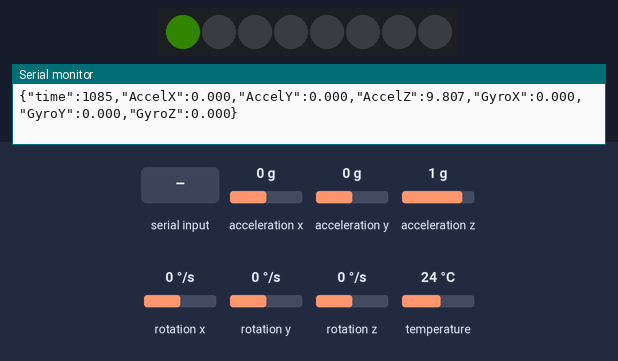
Bench run of a sketch on a simulated Arduino Uno, built with avr-gcc and run on an emulated ATmega328P. Parts: 8 RGB LEDs in strip order, left to right, the last lines printed to the serial monitor. Inputs (shaded band) come from the test bench; at power-on: acceleration x 0 g, acceleration y 0 g, acceleration z 1 g, rotation x 0 °/s, rotation y 0 °/s, rotation z 0 °/s, temperature 24 °C. Dim RGB values are drawn brighter than linear; random numbers use the default seed unless the sketch sets one.

Above: at 1.2 s.
1.3 s: "1" received over the second serial link
At 3.71 s:
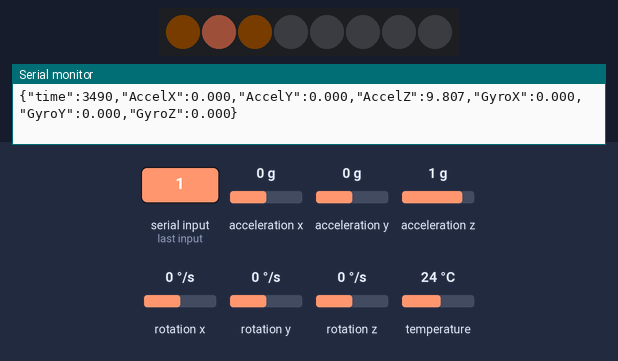
5.7 s: acceleration x set to -0.8 g
8.7 s: "0" received over the second serial link
At 9.02 s:
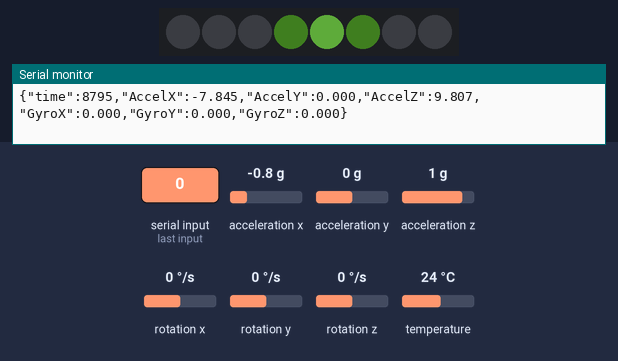
11.7 s: acceleration x set to 0 g
14.7 s: "2" received over the second serial link
At 16.36 s:
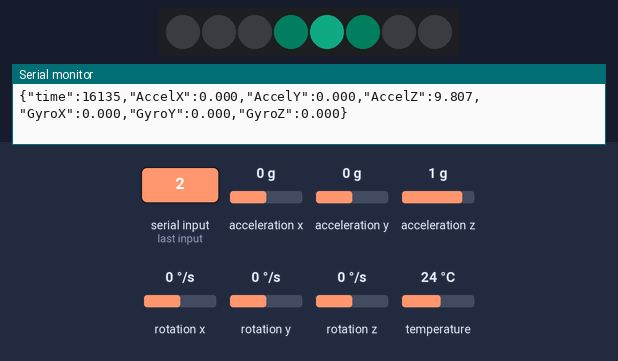
Timing chart, 0 to 23.6 s (numbered marks = the images above; inputs shaded):
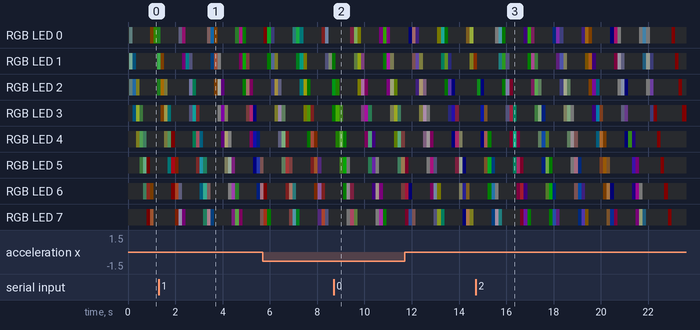

The sketch:

SmartTennis.ino
```cpp
unsigned long time_now = 0;

// #include <Kalman.h>
#include <Wire.h>
#include <Math.h>
#include <SoftwareSerial.h>
#include <Adafruit_NeoPixel.h>
#include <Adafruit_MPU6050.h>

Adafruit_MPU6050 mpu;

Adafruit_NeoPixel led = Adafruit_NeoPixel(8, 6, NEO_GRB + NEO_KHZ800);
SoftwareSerial EEBlue(10, 11); // RX | TX

void setup() {
  Serial.begin(9600); //初始化串口，指定波特率
  EEBlue.begin(9600);
  Wire.begin(); //初始化Wire库
  led.begin();  // 打开led
  led.setBrightness(50); // 设置led的亮度为50，最大为255

  // Try to initialize!
  if (!mpu.begin()) {
    Serial.println("Failed to find MPU6050 chip");
  }
  mpu.setAccelerometerRange(MPU6050_RANGE_16_G);
  mpu.setGyroRange(MPU6050_RANGE_250_DEG);
  mpu.setFilterBandwidth(MPU6050_BAND_21_HZ);

}

uint32_t frame = 0;

uint8_t LEDMode = 0;    //LED模式
uint8_t red=0;
uint8_t green=0;
uint8_t blue=0;

uint32_t BTConn = 25;  //蓝牙连接状态心跳包

void LEDShow(){
  int speed = 10;    //数值越大呼吸越慢
  switch (LEDMode){
    //跑马灯模式
    case 0:{
      //熄灭全部
      for (uint16_t i = 0; i < 8; i++) {
        led.setPixelColor(i, led.Color(0, 0, 0));
      }
      if(BTConn < 50){
        red = rand() % 256;    // 红色随机值
        green  = rand() % 256; // 绿色随机值
        blue = rand() % 256;   // 蓝色随机值
      }else{
        red = 30;
        green  = 0;
        blue = 0;
      }

      // 转圈圈
      led.setPixelColor(frame % 8, led.Color(red / 10, green / 10, blue / 10));
      led.setPixelColor((frame + 1) % 8, led.Color(red, green, blue));
      led.setPixelColor((frame + 2) % 8, led.Color(red / 10, green / 10, blue / 10));

      led.show();
      break;
    };
    case 1:{
      //呼吸灯模式
      for (uint16_t i = 0; i < 8; i++) {
        uint8_t color;
        if(millis() / (speed *100) % 2){
          color = millis()/speed%100;
        }else{
          color = 100 - millis()/20%100;
        }
        if(BTConn < 50){
          led.setPixelColor(i, led.Color(0, color, 0));
        }else{
          led.setPixelColor(i, led.Color(color, 0, 0));
        }

      }

      led.show();
      break;
    }
  }
}

void loop() {
  int period = 50;

  if(millis() > time_now + period){
    time_now = millis();
    BTConn++;
    LEDShow();
      /* Get new sensor events with the readings */
    sensors_event_t a, g, temp;
    mpu.getEvent(&a, &g, &temp);
    String str = "{\"time\":";
    str.concat(String(time_now));
    str.concat(",\"AccelX\":");
    str.concat(String(a.acceleration.x, 3));
    str.concat(",\"AccelY\":");
    str.concat(String(a.acceleration.y, 3));
    str.concat(",\"AccelZ\":");
    str.concat(String(a.acceleration.z, 3));
    str.concat(",\"GyroX\":");
    str.concat(String(g.gyro.x, 3));
    str.concat(",\"GyroY\":");
    str.concat(String(g.gyro.y, 3));
    str.concat(",\"GyroZ\":");
    str.concat(String(g.gyro.z, 3));
    str.concat("}\n");

    int str_len = str.length() + 1;
    char char_array[str_len];
    str.toCharArray(char_array, str_len);

    EEBlue.write(char_array);
    Serial.println(char_array);
    frame++;
  }
  if(EEBlue.available()){
    if(EEBlue.read()){
      BTConn=0;
    }
  }
}
```
